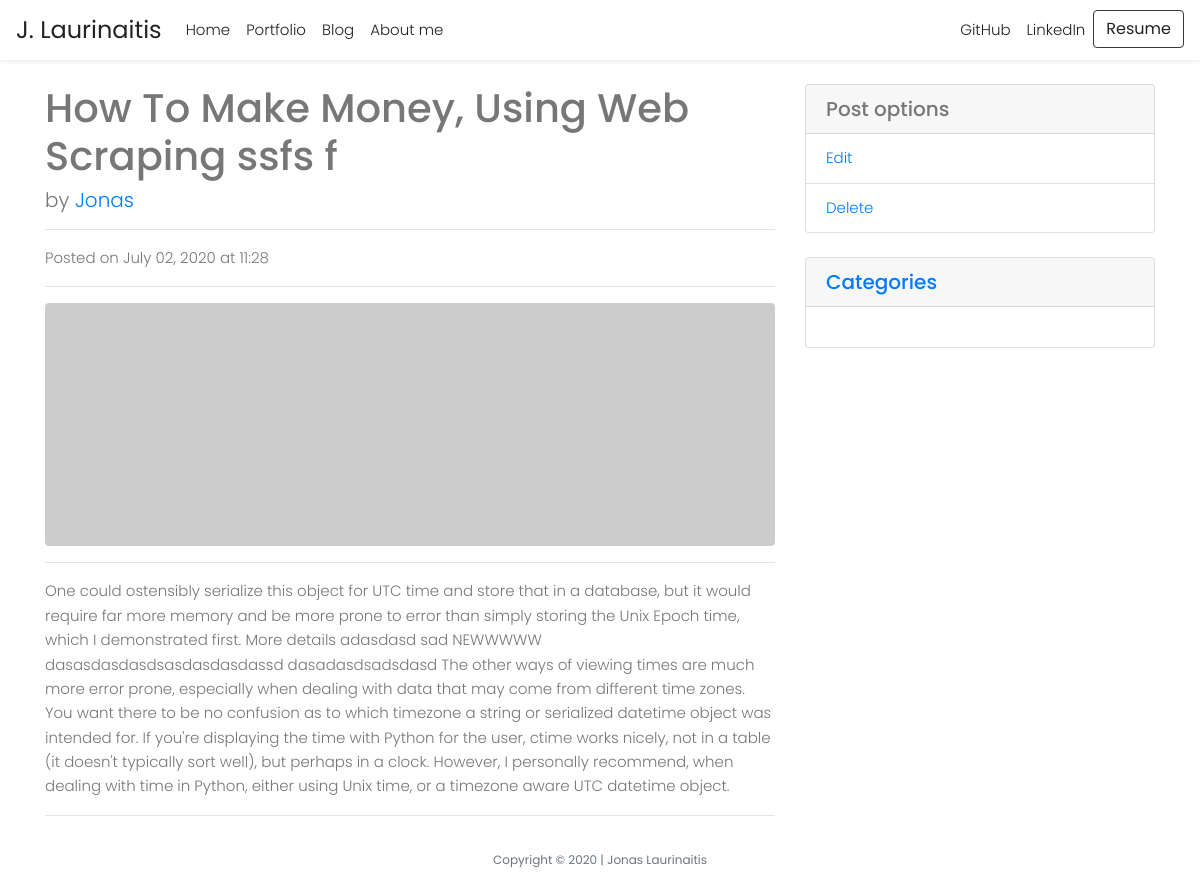
The page /posts/how-to-make-money-using-web-scraping-ssfs-f/ on the database as committed earlier.
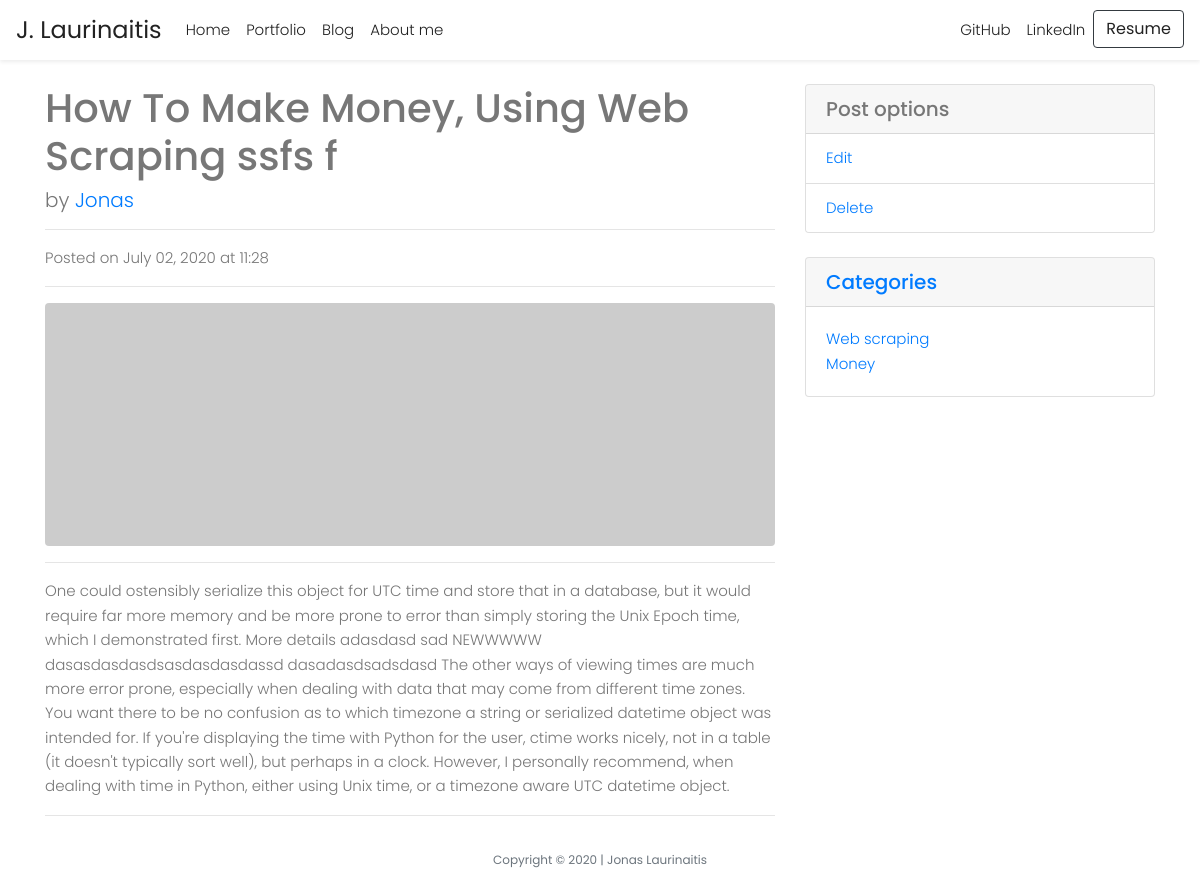
The same page on the database as committed later.
### models.py (models this page shows, shortened)
class Tag(db.Model):
    id = db.Column(db.Integer, primary_key=True)
    name = db.Column(db.String(64))
    slug = db.Column(db.String(64), unique=True)

### entries/blueprint.py (the view)
@entries.route('/<slug>/')
def detail(slug):
    entry = get_entry_or_404(slug)
    return render_template('entries/detail.html', entry=entry, title="Blog Post - " + entry.title)

### entries/blueprint.py (called while the page is built)
def get_entry_or_404(slug):
    valid_statuses = (Entry.STATUS_PUBLIC, Entry.STATUS_DRAFT)
    return (Entry.query.filter((Entry.slug == slug) & (Entry.status.in_(valid_statuses))).first_or_404())

### entries/templates/entries/detail.html (shortened to what this page needs)
{% extends "layout.html" %}
{% block main %}
<div class="container">
  <div class="row">
    <div class="col-md-8">
      <h1 class="mt-4">{{ entry.title }}</h1>
      <p class="lead"> by <a href="{{ url_for('about')}}">Jonas</a></p>
      <hr>
      <p>Posted on
        {{ entry.created_timestamp.strftime('%B %d, %Y') }} at
        {{ entry.created_timestamp.strftime('%H:%M') }}</p>
      <hr>
      <img class="img-fluid rounded" src="http://placehold.it/900x300" alt="{{ entry.title }}">
      <hr>
      <p class=>{{ entry.body }}</p>
      <hr>
    </div>
    <div class="col-md-4">
      <div class="card my-4">
        <div class="h5 card-header">Post options</div>
        <ul class="list-group list-group-flush">
          <li class="list-group-item"><a href="{{ url_for('entries.edit', slug=entry.slug) }}">Edit</a></li>
          <li class="list-group-item"><a href="{{ url_for('entries.delete', slug=entry.slug) }}">Delete</a></li>
        </ul>
      </div>
      <div class="card my-4">
        <h5 class="card-header"><a href="{{ url_for('entries.tag_index') }}">Categories</a></h5>
        <div class="card-body">
          <ul class="list-unstyled mb-0">
            {% for tag in entry.tags %}
            <li><a href="{{ url_for('entries.tag_detail', slug=tag.slug)
                            }}">{{ tag.name }}</a></li>
            {% endfor %}
          </ul>
        </div>
      </div>
    </div>
  </div>
</div>
{% endblock %}

Rows that differ between the two databases and show on the page:
now on this page (row edited): Tag: name "Web scraping"
now on this page (row edited): Tag: name "Money"
